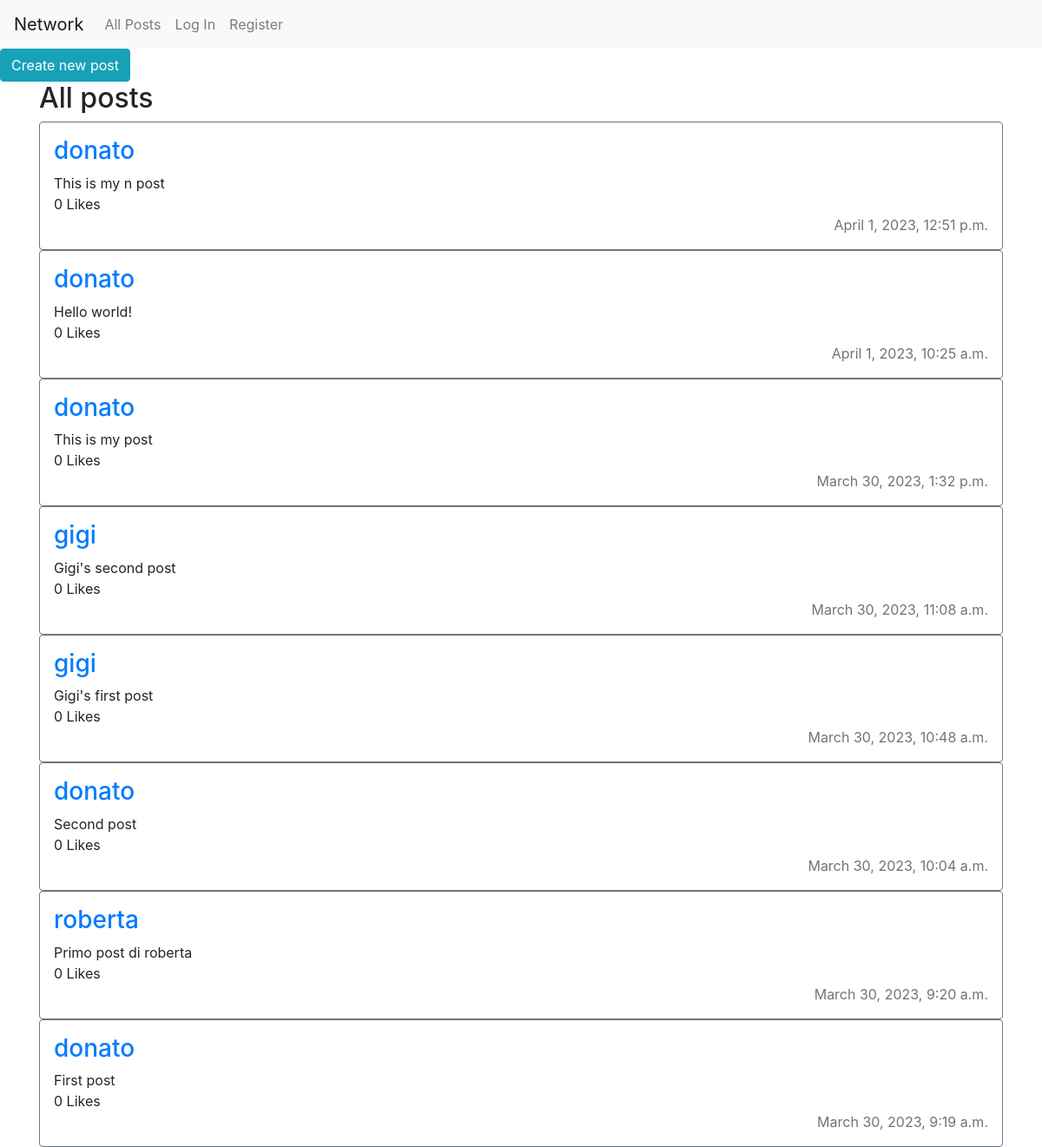
The page / on the database its author committed.
### network/models.py (models this page shows)
class Post(models.Model):
    user_id = models.ForeignKey(User, on_delete=models.CASCADE)
    content = models.TextField(max_length=280)
    n_likes = models.BigIntegerField(default=0)
    datetime = models.DateTimeField(auto_now_add=True)

class User(AbstractUser):
    pass

### network/views.py (the view)
# urls.py: path("", views.index, name="index"),
def index(request):
    if request.method == 'POST':
        user = User.objects.get(id=request.user.id)
        content = request.POST["new_post_content"]
        new_post = Post(user_id = user, content=content)
        new_post.save()
        return HttpResponseRedirect(reverse("index"))
    else:
        posts = Post.objects.all().order_by('-datetime')
        context = {"posts": posts}
        return render(request, "network/index.html", context)

### network/templates/network/index.html (shortened to what this page needs)
{% extends "network/layout.html" %}
{% block body %}
    <button class="btn btn-info" id="create">Create new post</button>
    <div class="container d-flex flex-column" id="posts">
        <div>
            <h2>All posts</h2>
        </div>
        {% for post in posts %}
        <div class="d-flex flex-column border border-secondary rounded p-3">
            <h3><a href="{% url 'profile' post.user_id %}">{{ post.user_id }}</a></h3>
            <span>{{ post.content }}</span>
            <span>{{ post.n_likes}} Likes</span>
            <span class="text-right text-muted">{{ post.datetime }}</span>
        </div>
        {% endfor %}
    </div>
{% endblock %}

### network/static/network/styles.css (style rules this page uses)
.border { border: 1px solid; border-collapse: collapse !important; border-radius: 25%; }

### rows shown on the page
Post: user_id "donato", content "This is my n post", n_likes "0", datetime "April 1, 2023, 12:51 p.m."
Post: user_id "donato", content "Hello world!", n_likes "0", datetime "April 1, 2023, 10:25 a.m."
Post: user_id "donato", content "This is my post", n_likes "0", datetime "March 30, 2023, 1:32 p.m."
Post: user_id "gigi", content "Gigi's second post", n_likes "0", datetime "March 30, 2023, 11:08 a.m."
Post: user_id "gigi", content "Gigi's first post", n_likes "0", datetime "March 30, 2023, 10:48 a.m."
Post: user_id "donato", content "Second post", n_likes "0", datetime "March 30, 2023, 10:04 a.m."
Post: user_id "roberta", content "Primo post di roberta", n_likes "0", datetime "March 30, 2023, 9:20 a.m."
Post: user_id "donato", content "First post", n_likes "0", datetime "March 30, 2023, 9:19 a.m."
